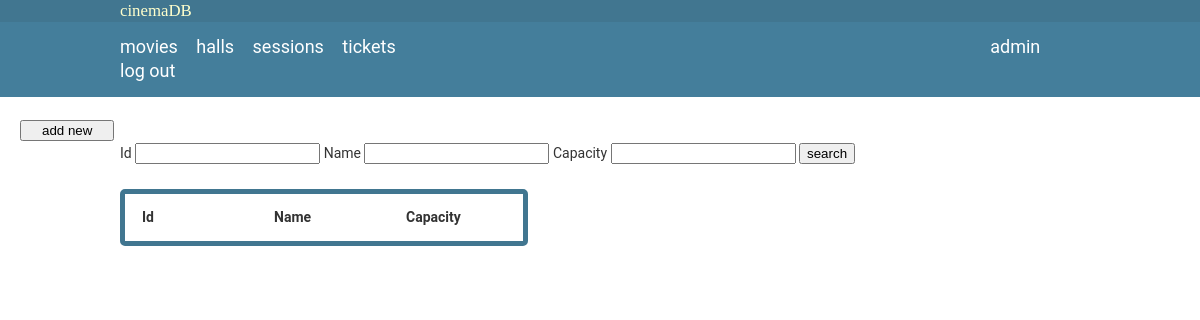
The app's page /halls (signed in), older data.
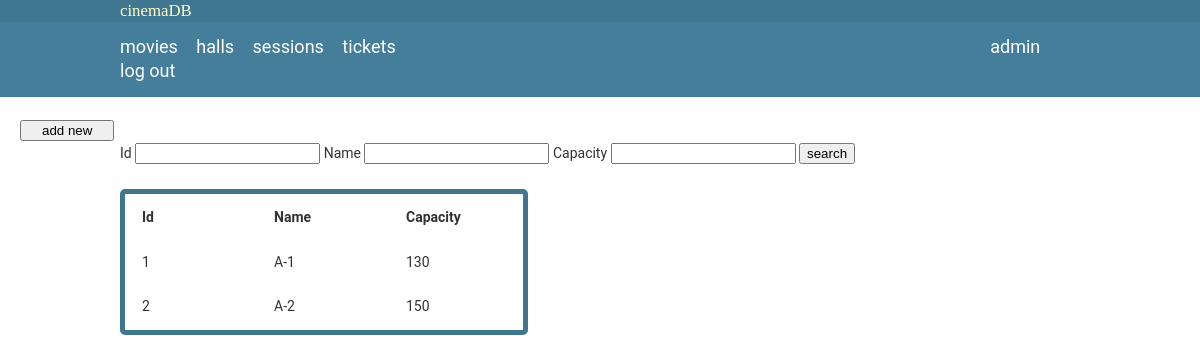
The same page, newer data.
### interface/models.py (models this page shows, shortened)
class Hall(models.Model):
    name = models.CharField(max_length=10)
    capacity = models.IntegerField()

### interface/views.py (the view)
# urls.py: path('halls', view=halls, name='page.halls'),
@login_required(login_url='page.login')
def halls(request):
    hall_list = Hall.objects.all()
    return render(request, 'interface/halls.html', {'tab_title': 'halls', 'hall_list': hall_list})

### interface/templates/interface/halls.html
{% extends "interface/base.html" %}
{% block content %}
<div class="container">
    <form action="/search/halls" method="GET" autocomplete="off">
        <br/>
        Id         <input type="number"    name="id"        value="{{id}}">
        Name       <input type="text"      name="name"      value="{{name}}">
        Capacity   <input type="number"    name="capacity"  value="{{capacity}}">
                   <input type="submit"    value="search">
    </form>
    <table class="table">
        <tr>
            <th>Id</th>
            <th>Name</th>
            <th>Capacity</th>
        </tr>
        {% for hall in hall_list %}
        <tr>
            <td> {{hall.id}} </td>
            <td> {{hall.name}} </td>
            <td> {{hall.capacity}} </td>
        </tr>
        {% endfor %}
    </table>
</div>
<div id="sidebar">
    <form action="{% url 'page.add' 'halls' %}">
        <input type="submit" value="add new"/>
    </form>
</div>
{% endblock content %}

Row changes from the older to the newer data that the page shows:
added Hall: id "1", name "A-1", capacity "130"
added Hall: id "2", name "A-2", capacity "150"
